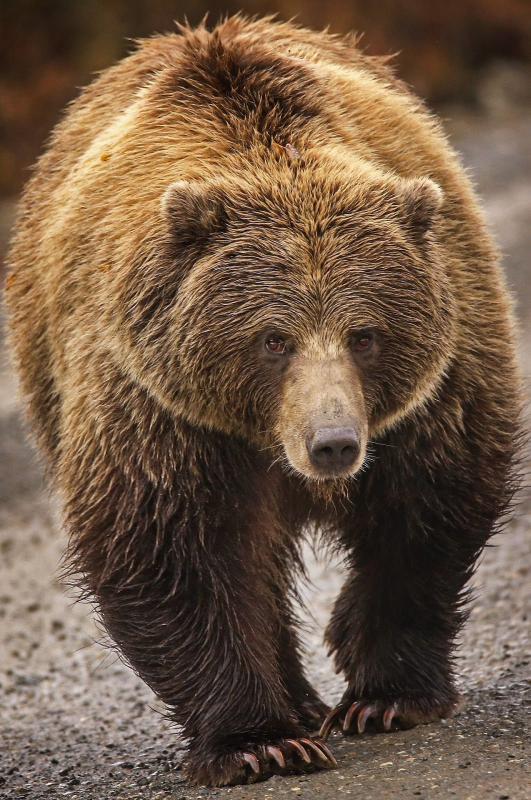
#> input picture animal/bear/1.jpg, 1061 x 1600 px, found by its file name (shown at 1/2 size); its folder holds 4 pictures in this run
$ python 10.2.Image-to-Image_Retrieval.py
#> lines starting #> are read from the running program, lines starting #| are printed output that depends on the picture
# II.2. Pixel-wise Retrieval
# II.2.1. So sánh độ tương đồng dựa trên pixel

# hai hình ảnh được đưa về cùng kích thước, sau đó độ tương đồng được tính toán bằng
# cách so sánh các giá trị pixel tương ứng trên từng kênh màu. Các phép đo khoảng cách phổ biến
# như L1 distance hoặc L2 distance có thể được sử dụng để lượng hóa mức độ khác biệt giữa hai
# hình ảnh.

import random
import numpy as np
import cv2
import os
import matplotlib.pyplot as plt

ROOT = "D:/python folder/animal"

# Xây dựng bộ dữ liệu
# đọc các tấm ảnh và tiền xử lý bằng cách đưa các tấm ảnh về cùng kích thước là 128×128.
def load_image(path,size = (128,128)):
    img = cv2.imread(path,cv2.IMREAD_COLOR)
    if img is None:
        raise RuntimeError(f"Failed to load {path}")

    img = cv2.resize(img,size)
    img = cv2.cvtColor(img, cv2.COLOR_BGR2RGB)
    return img.astype(np.float32)

def build_database(root_dir, size=(128,128)):
    images = []
    labels = []
    paths = []
    for cls in sorted(os.listdir(root_dir)):
        cls_path = os.path.join(root_dir, cls)
        if not os.path.isdir(cls_path):
            continue
        for fname in sorted(os.listdir(cls_path)):
            if not fname.lower().endswith((".jpg", ".png", ".jpeg")):
                continue

            path = os.path.join(cls_path,fname)
            img = load_image(path, size)
#> in load_image, img is the input picture: shape (1600, 1061, 3); mean B, G, R 69.9, 89.7, 112.7
#> in load_image, `return img.astype(np.float32)`:
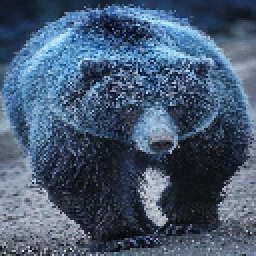
#> returned value: shape (128, 128, 3) float32 (shown 2 times larger); mean of channels 0, 1, 2 112.7, 89.7, 69.9; drawn as B, G, R
            images.append(img)
            labels.append(cls)
            paths.append(path)
#> pass 2 of the loop in build_database, `for cls in sorted(os.listdir(root_dir)):`:
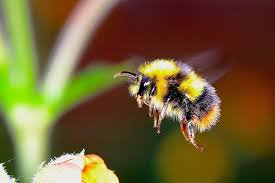
#> input picture animal/bee/1.jpg, 275 x 183 px, found by its file name
#> in load_image, img is the input picture: shape (183, 275, 3); mean B, G, R 51.8, 94.1, 112.2
    return images, labels, paths

db_images, db_labels, db_paths = build_database(ROOT)

# L1 và L2 distances
def l1_distance(a,b):
    # """Pixel-wise L1 distance for RGB images"""
    return np.sum(np.abs(a-b))

def l2_distance(a,b):
    # """Pixel-wise L2 distance for RGB images"""
    diff = a - b
    return np.sqrt(np.sum(diff * diff))

# Hàm truy vấn
def retrieve(query_img, db_images, db_labels, db_paths, distance_fn, top_k = 5):
    results = []
    for img, label, path in zip(db_images, db_labels, db_paths):
        dist = distance_fn(query_img, img)
        results.append((path, label, dist))
    results.sort(key = lambda x : x[2])
    return results[:top_k]

# Hàm trực quan kết quả
def visualize_retrieval(query_img, results, title, top_k = 5):
    plt.figure(figsize=(3* (top_k + 1), 4))

    # Query image
    plt.subplot(1, top_k + 1, 1)
    plt.imshow(query_img.astype("uint8"))
    plt.title("Query")
    plt.axis("off")

    # Retrieved images
    for i, (path, label, dist) in enumerate(results[:top_k], start = 2):
        img = load_image(path).astype("uint8")

        plt.subplot(1,top_k + 1, i)
        plt.imshow(img)
        plt.title(f"{label}\n{dist:.1f}")
        plt.axis("off")

    plt.suptitle(title, fontsize=14)
    plt.tight_layout()
    plt.show()

# Thực hiện truy vấn
# img_path = os.path.join(ROOT, 'bear', '3.jpg')
img_path = "D:/python folder/animal/bear/3.jpg"
query_img = load_image(img_path)
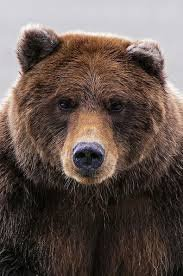
#> input picture animal/bear/3.jpg, 183 x 276 px, found by its file name
#> in load_image, img is the input picture: shape (276, 183, 3); mean B, G, R 80.2, 86.3, 100.7
#> in load_image (call 6), `img = cv2.resize(img,size)`:
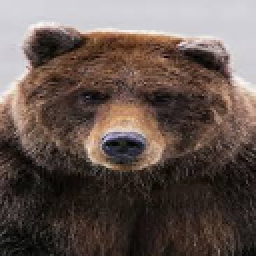
#> img: shape (128, 128, 3) (shown 2 times larger); mean B, G, R 80.1, 86.2, 100.6
#> in load_image (call 6), `return img.astype(np.float32)`:
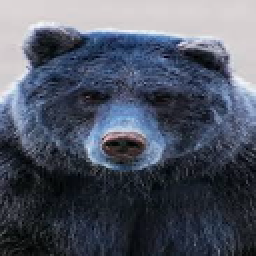
#> returned value: shape (128, 128, 3) float32 (shown 2 times larger); mean of channels 0, 1, 2 100.6, 86.2, 80.1; drawn as B, G, R
# L1
top_l1 = retrieve(query_img,  db_images, db_labels, db_paths, l1_distance, top_k=5)
visualize_retrieval(query_img, top_l1, title="Top-5 Retrieval (L1 Distance)")
#> pass 2 of the loop in visualize_retrieval, `for i, (path, label, dist) in enumerate(results[:top_k], start = 2):`:
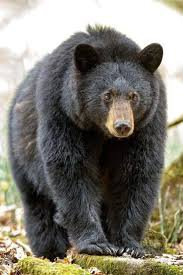
#> input picture animal/bear/10.jpg, 183 x 275 px, found by its file name
#> in load_image, img is the input picture: shape (275, 183, 3); mean B, G, R 113.6, 123.3, 126.6
#> in load_image (call 8), `return img.astype(np.float32)`:
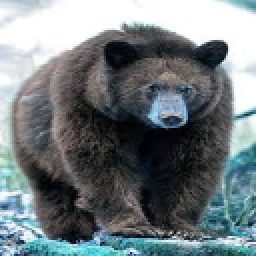
#> returned value: shape (128, 128, 3) float32 (shown 2 times larger); mean of channels 0, 1, 2 126.5, 123.2, 113.6; drawn as B, G, R
#> pass 3 of the loop in visualize_retrieval, `for i, (path, label, dist) in enumerate(results[:top_k], start = 2):`:
#> the loop made 5 passes; the first 3 are shown
#> in visualize_retrieval, `plt.show()`:
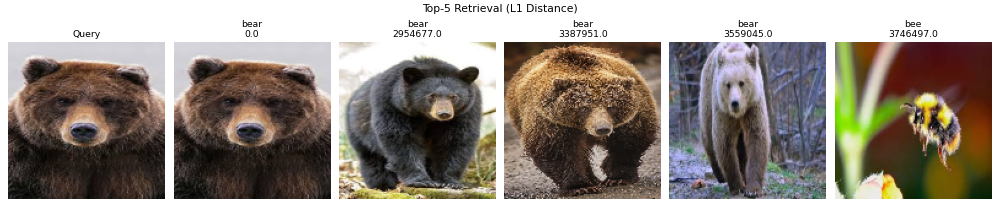
#> figure drawn by matplotlib, 6 panels

# L2
top_l2 = retrieve(query_img, db_images, db_labels, db_paths, l2_distance, top_k=5)
#> the loop in retrieve (call 2), `for img, label, path in zip(db_images, db_labels, db_paths):` made 5 passes
#> pass 1, in l2_distance, `diff = a - b`:
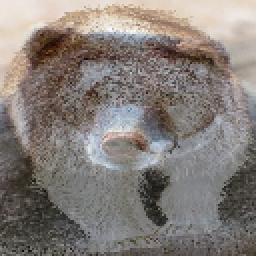
#> diff: shape (128, 128, 3) float32 (shown 2 times larger); mean of channels 0, 1, 2 -12.2, -3.5, 10.2; drawn with min black and max white
#> pass 3, in l2_distance (call 3), `diff = a - b`:
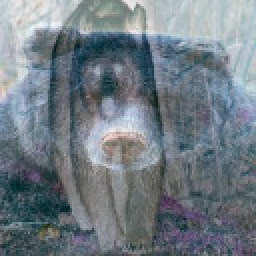
#> diff: shape (128, 128, 3) float32 (shown 2 times larger); mean of channels 0, 1, 2 -4.9, -19.2, -38.4; drawn with min black and max white
visualize_retrieval(query_img, top_l2, title="Top-5 Retrieval (L2 Distance)")
#> pass 2 of the loop in visualize_retrieval, `for i, (path, label, dist) in enumerate(results[:top_k], start = 2):`:
#> pass 3 of the loop in visualize_retrieval, `for i, (path, label, dist) in enumerate(results[:top_k], start = 2):`:
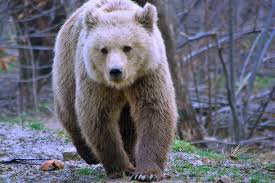
#> input picture animal/bear/2.jpg, 275 x 183 px, found by its file name
#> in load_image, img is the input picture: shape (183, 275, 3); mean B, G, R 118.7, 105.6, 105.7
#> in load_image (call 14), `img = cv2.resize(img,size)`:
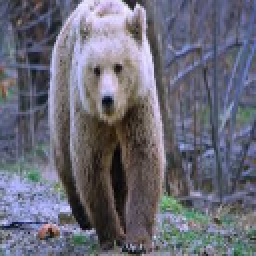
#> img: shape (128, 128, 3) (shown 2 times larger); mean B, G, R 118.5, 105.4, 105.5
#> in load_image (call 14), `return img.astype(np.float32)`:
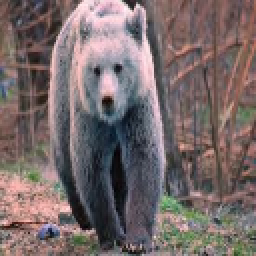
#> returned value: shape (128, 128, 3) float32 (shown 2 times larger); mean of channels 0, 1, 2 105.5, 105.4, 118.5; drawn as B, G, R
#> the loop made 5 passes; the first 3 are shown


### II.3. Feature extraction (trích xuất đặc trưng)
# Hàm trích xuất đặc trưng ảnh
def extract_color_histogram(img, bins=(8,8,8)):
    hist = cv2.calcHist(
        [img.astype(np.uint8)],
        channels=[0,1,2],
        mask=None,
        histSize=bins,
        ranges=[0, 256, 0, 256, 0, 256]
    )
    # Normalize histogram
    hist = cv2.normalize(hist, hist).flatten()
    # normalize(): thực hiện việc chuẩn hóa.(bạn không thể so sánh hai bức ảnh khác kích thước.)
    # Sau khi chuẩn hóa, histogram đại diện cho tỉ lệ xuất hiện của màu sắc chứ không phải số lượng pixel tuyệt đối.

    # .flatten(): Chuyển mảng histogram từ dạng đa chiều (8 x 8 x 8) thành một mảng 1 chiều (gồm 512 phần tử liên tiếp).
    # để dễ dàng đưa vào các hàm tính khoảng cách (L1, L2) đã viết ở phần trước.

    return hist

# Ta thực hiện trích xuất đặc trưng cho toàn bộ dữ liệu đầu vào trước, thay vì phải thực hiện lại
# mỗi khi query

# Xây dựng dữ liệu đã qua trích xuất đặc trưng
def build_hist_database(db_images, db_labels, db_paths, bins=(8,8,8)):
#> called with bins = (8, 8, 8)
    features = []

    for img in db_images:
        hist = extract_color_histogram(img, bins)
        features.append(hist)

    return np.array(features), db_labels, db_paths

db_hists, db_labels, db_paths = build_hist_database(db_images, db_labels, db_paths)

# Tiếp theo, ta chỉ cần xây dựng lại hàm retrieval và tái sử dụng các hàm khác như L1_distance,
# L2_distance hay visualize_retrieval.

# Hàm truy vấn với Color Histogram
def retrieve_hist(
        query_img,
        db_features,
        db_labels,
        db_paths,
        distance_fn,
        bins=(8,8,8),
        top_k=5
):
    query_hist = extract_color_histogram(query_img, bins)
    results = []

    for feat, label, path in zip(db_features, db_labels, db_paths):
        dist = distance_fn(query_hist, feat)
        results.append((path, label, dist))

    results.sort(key=lambda x : x[2])
    return results[:top_k]

# Truy vấn với Color Histogram
# Query image
img_path = "D:/python folder/animal/bear/3.jpg"
query_img = load_image(img_path)

# Retrieve using color histograms
top_l1 = retrieve_hist(query_img, db_hists, db_labels, db_paths, distance_fn = l1_distance, top_k = 5)
#> in retrieve_hist, `query_hist = extract_color_histogram(query_img, bins)`: query_hist = 512 values, max 0.53 at index 438, min 0 at index 2, mean 0.00642
top_l2 = retrieve_hist(query_img, db_hists, db_labels, db_paths, distance_fn=l2_distance, top_k=5)

# Visualize
visualize_retrieval(query_img, top_l1, "Color Histogram Retrieval (L1)")
#> pass 2 of the loop in visualize_retrieval, `for i, (path, label, dist) in enumerate(results[:top_k], start = 2):`:
#> pass 3 of the loop in visualize_retrieval, `for i, (path, label, dist) in enumerate(results[:top_k], start = 2):`:
#> the loop made 5 passes; the first 3 are shown
visualize_retrieval(query_img, top_l2, "Color Histogram Retrieval (L2)")
#> pass 2 of the loop in visualize_retrieval, `for i, (path, label, dist) in enumerate(results[:top_k], start = 2):`:
#> pass 3 of the loop in visualize_retrieval, `for i, (path, label, dist) in enumerate(results[:top_k], start = 2):`:
#> the loop made 5 passes; the first 3 are shown

# II.5. Gợi ý mở rộng project
# Project có thể được mở rộng theo nhiều hướng khác nhau. Trước hết, ta có thể áp dụng các
# phương pháp trích xuất đặc trưng ảnh đa dạng hơn, chẳng hạn như Color Moments, Local
# Binary Patterns (LBP), Histogram of Oriented Gradients (HOG) hoặc các đặc trưng
# dựa trên hình dạng. Ngoài ra, việc kết hợp nhiều loại đặc trưng (feature fusion) cũng là một
# hướng tiếp cận hiệu quả, giúp khai thác đồng thời thông tin về màu sắc, kết cấu và hình dáng
# của ảnh.
# Đối với bài toán Image-to-Image Retrieval, các phương pháp content-based nhìn chung
# mang lại hiệu quả vượt trội so với các phương pháp dựa thuần túy trên pixel. Do đó, một hướng
# mở rộng quan trọng là áp dụng các mô hình học sâu để trích xuất đặc trưng ở mức ngữ nghĩa
# cao hơn. Các mô hình như ResNet, Vision Transformer (ViT) hoặc đặc biệt là CLIP có
# khả năng ánh xạ ảnh vào không gian đặc trưng giàu ngữ nghĩa, từ đó cải thiện đáng kể chất
# lượng truy vấn và độ chính xác của hệ thống retrieval.
